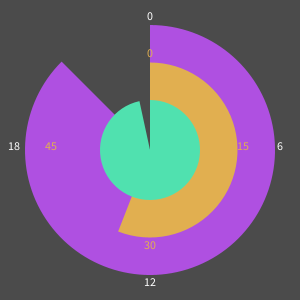
Frame 1 (no input)
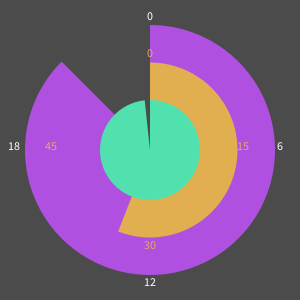
Frame 60 (the mouse pressed at the canvas centre just before this capture)
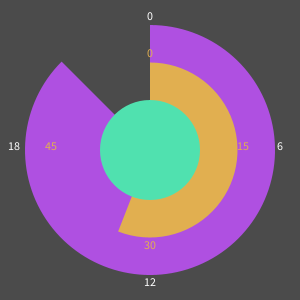
Frame 120 (the mouse held since frame 60 and released just before this capture)

The Processing sketch that drew these frames (run headless with seeded random() and noise(); from frame 60 on, the mouse is pressed at the canvas centre):

// Processing sketch: clock
// ── clock.pde
void setup() {
  size(300, 300);

  noStroke();
  textSize(12);
  textAlign(CENTER);
}

void draw(){
  background(75);

  fill(175, 80, 225);
  arc(width / 2, height / 2, 250, 250, -HALF_PI, radians(map(hour(), 0, 24, 0, 360)) - HALF_PI, PIE);
  fill(255);
  text("0", width / 2, 20);
  text("6", width - 20, height / 2);
  text("12", width / 2, height - 14);
  text("18", 14, height / 2);

  fill(225, 175, 80);
  arc(width / 2, height / 2, 175, 175, -HALF_PI, radians(map(minute(), 0, 59, 0, 360)) - HALF_PI, PIE);
  text("0", width / 2, 57.2);
  text("15", width - 57.2, height / 2);
  text("30", width / 2, height - 51.2);
  text("45", 51.2, height / 2);

  fill(80, 225, 175);
  arc(width / 2, height / 2, 100, 100, -HALF_PI, radians(map(second(), 0, 59, 0, 360)) - HALF_PI, PIE);
}
